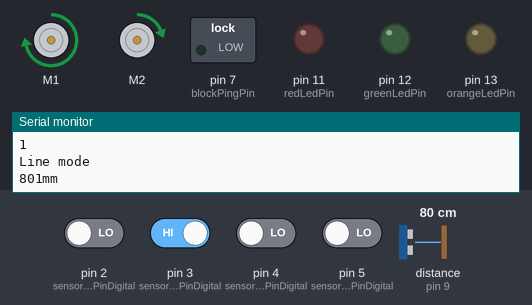
This sketch was run on a simulated Arduino Uno, built with avr-gcc and run on an emulated ATmega328P. On the bench: 2 × DC motor (green arrow = forward, orange = backward, longer = faster), switched loads named in the sketch (green lamp = pin HIGH), output pins drawn as LEDs (lit = HIGH), the last lines printed to the serial monitor. Wiring (inferred from the names in the program): ultrasonic range finder: trigger pin 10; echo pin 9. Inputs (shaded band) come from the test bench; at power-on: pin 3 (sensorRightPinDigital) HIGH, pin 2 (sensorLeftPinDigital), pin 4 (sensorForwardLeftPinDigital), pin 5 (sensorForwardRightPinDigital) LOW, distance to the obstacle (sensor on pin 9) 80 cm. The echo pulse lasts 58.3 µs per cm; pins used as bus, display or sensor lines are not drawn.

Above: at 1.2 s.
1.3 s: pin 4 (sensorForwardLeftPinDigital) driven HIGH
At 2.5 s:
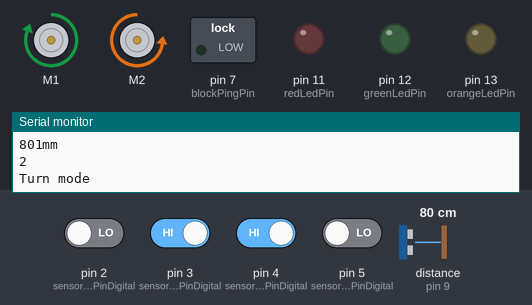
4.3 s: pin 3 (sensorRightPinDigital) driven LOW
5.9 s: pin 2 (sensorLeftPinDigital) driven HIGH
At 8.8 s:
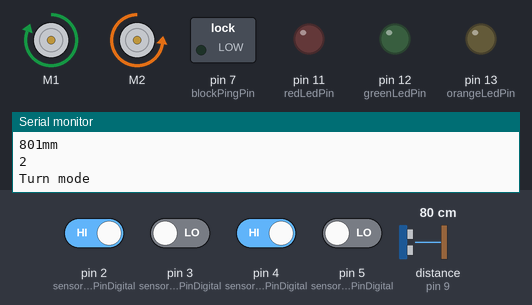
8.9 s: pin 2 (sensorLeftPinDigital) driven LOW
At 9.8 s:
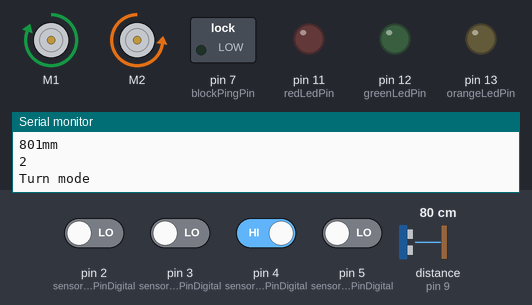
10.4 s: pin 3 (sensorRightPinDigital) driven HIGH
At 12.85 s:
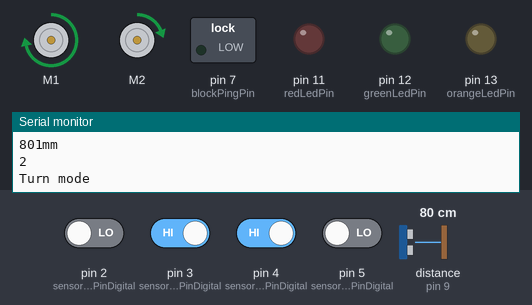
13.4 s: pin 4 (sensorForwardLeftPinDigital) driven LOW
At 14.8 s:
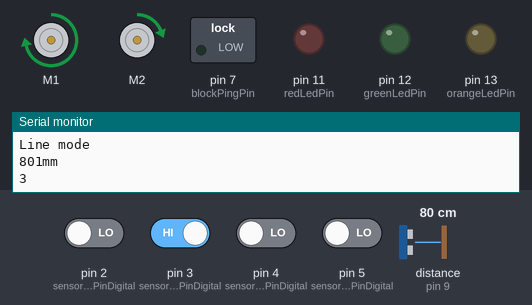
Timing chart, 0 to 16.4 s (numbered marks = the images above; inputs shaded):
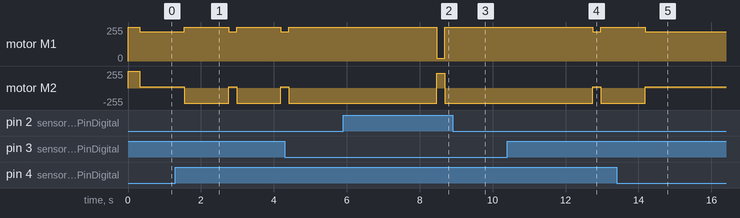

The sketch:

full_loop_counter.ino
```cpp
// WG Created: 4/11/22 Modified: 18/11/22
// testing the line sensors, with four line sensors and a Schmitt Trigger
// Testing the servo
// Adding flashing light

#include <Wire.h>
#include <Adafruit_MotorShield.h>
#include "utility/Adafruit_MS_PWMServoDriver.h"
#include <Servo.h>
Adafruit_MotorShield AFMS = Adafruit_MotorShield();
Adafruit_DCMotor *motorLeft = AFMS.getMotor(1);
Adafruit_DCMotor *motorRight = AFMS.getMotor(2);

// Define all pin numbers (updated for prototype board)
const int sensorLeftPinDigital = 2;
const int sensorRightPinDigital =  3;
const int sensorForwardLeftPinDigital = 4;
const int sensorForwardRightPinDigital = 5;
const int sensorLeftPinAnalog = A0;
const int sensorRightPinAnalog =  A1;
const int sensorForwardLeftPinAnalog = A2;
const int sensorForwardRightPinAnalog = A3;
const int blockReceivePin = 6;
const int blockPingPin = 7;
const int grabberServoPin = 8;
const int tunnelReceivePin = 9;
const int tunnelPingPin = 10;
const int redLedPin = 11;
const int greenLedPin = 12;
const int orangeLedPin = 13;

// Define tunnel driving variables
const int kp = 3;
const int ki = 3;
const int target = 41;
int I, P, prev_I, error;
unsigned long current_time = 0;
unsigned long prev_time = 0;

// Define constants
//const int grabber_closed_position = 80;// degrees
//const int grabber_open_position = 140; // degrees
//const int beacon_flashing_frequency = 2; // Hz

// Initiate variables
bool sensorLeft;
bool sensorRight;
bool sensorForwardLeft;
bool sensorForwardRight;
//bool orangeLedState = 0;
//long last_flash_time;
int pos_counter = 0;

// Servo grabber;  // create servo object to control a servo

long distance_in_millimeters(long microseconds){
   // The speed of sound is 340 m/s or 29 microseconds per centimeter.
   // The ping travels out and back, so to find the distance of the object we
   // take half of the distance travelled.
   return microseconds / 2.9 / 2;
}


void setup() {
  // put your setup code here, to run once:
  Serial.begin(9600);
  pinMode(sensorLeftPinDigital, INPUT);
  pinMode(sensorRightPinDigital, INPUT);
  pinMode(sensorForwardLeftPinDigital, INPUT);
  pinMode(sensorForwardRightPinDigital, INPUT);
  pinMode(sensorLeftPinAnalog, INPUT);
  pinMode(sensorRightPinAnalog, INPUT);
  pinMode(sensorForwardLeftPinAnalog, INPUT);
  pinMode(sensorForwardRightPinAnalog, INPUT);
  pinMode(blockPingPin, OUTPUT);
  pinMode(blockReceivePin, INPUT);
  pinMode(tunnelPingPin, OUTPUT);
  pinMode(tunnelReceivePin, INPUT);
  pinMode(orangeLedPin, OUTPUT);
  digitalWrite(orangeLedPin, LOW);
  pinMode(greenLedPin, OUTPUT);
  digitalWrite(greenLedPin, LOW);
  pinMode(redLedPin, OUTPUT);
  digitalWrite(redLedPin, LOW);
  AFMS.begin();
  motorLeft->setSpeed(200);
  motorRight->setSpeed(200);
  //grabber.attach(grabberServoPin);
}

void loop() {
  // 1 = white, 0 = black
  long pingTime, mm;
  const int med_speed = 160;
  // establish variables for duration of the ping, and the distance result
  // in inches and centimeters:
  // The PING))) is triggered by a HIGH pulse of 2 or more microseconds.
   // Give a short LOW pulse beforehand to ensure a clean HIGH pulse:
   digitalWrite(tunnelPingPin, LOW);
   delayMicroseconds(2);
   digitalWrite(tunnelPingPin, HIGH);
   delayMicroseconds(5);
   digitalWrite(tunnelPingPin, LOW);

   pingTime = pulseIn(tunnelReceivePin, HIGH);

   mm = distance_in_millimeters(pingTime);
   Serial.print(mm);
   Serial.print("mm");
   Serial.println();

   // The same pin is used to read the signal from the PING))): a HIGH pulse
   // whose duration is the time (in microseconds) from the sending of the ping
   // to the reception of its echo off of an object.

  // code for flashing the orange beacon when moving
  /*if (millis() > (last_flash_time + 500/beacon_flashing_frequency)){
    if (orangeLedState == 1){
      digitalWrite(orangeLedPin, LOW);
      orangeLedState = 0;
    }
    else{
      digitalWrite(orangeLedPin, HIGH);
      orangeLedState = 1;
    }
    last_flash_time = millis();
  }
  */
  // Get data from the line sensors - 1 = white
  sensorLeft = digitalRead(sensorLeftPinDigital);
  sensorRight = digitalRead(sensorRightPinDigital);
  sensorForwardLeft = digitalRead(sensorForwardLeftPinDigital);
  sensorForwardRight = digitalRead(sensorForwardRightPinDigital);
  //String outputText = "Left: " + String(sensorLeft) + " Right: " + String(sensorRight) + " Forward Left: " + String(sensorForwardLeft) + " Forward Right: " + String(sensorForwardRight);
  //Serial.println(outputText);
  Serial.println(pos_counter);

  switch(pos_counter){
    case 0:
    // Driving from centre of starting square to edge of starting square
      motorLeft->setSpeed(255);
      motorRight->setSpeed(255);
      motorLeft->run(FORWARD);
      motorRight->run(FORWARD);
      if(sensorLeft || sensorRight || sensorForwardLeft || sensorForwardRight){
        pos_counter += 1;
        delay(300);
      }
      break;
    case 1:
    // Following line to first junction
      if(!sensorLeft && sensorRight){
        Serial.println("Line mode");
        motorLeft->setSpeed(220);
        motorRight->setSpeed(20);
        motorLeft->run(FORWARD);
        motorRight->run(FORWARD);
      }
      else if (!sensorRight && sensorLeft){
        motorLeft->setSpeed(20);
        motorRight->setSpeed(220);
        motorLeft->run(FORWARD);
        motorRight->run(FORWARD);
      }
      else if (sensorLeft && sensorRight) {
        motorLeft->setSpeed(255);
        motorRight->setSpeed(255);
        motorLeft->run(FORWARD);
        motorRight->run(FORWARD);
      }
      if(sensorForwardRight || sensorForwardLeft){
        pos_counter+=1;
      }
      break;
    case 2:
      // First 90 degree right turn
      Serial.println("Turn mode");
      delay(200);
      motorLeft->setSpeed(255);
      motorRight->setSpeed(225);
      motorLeft->run(FORWARD);
      motorRight->run(BACKWARD);
      delay(1200);
      if(sensorLeft || sensorRight){
        pos_counter+= 1;
      }
      break;
    case 3:
      // Following line to second junction
      if(!sensorLeft && sensorRight){
        Serial.println("Line mode");
        motorLeft->setSpeed(220);
        motorRight->setSpeed(20);
        motorLeft->run(FORWARD);
        motorRight->run(FORWARD);
      }
      else if (!sensorRight && sensorLeft){
        motorLeft->setSpeed(20);
        motorRight->setSpeed(220);
        motorLeft->run(FORWARD);
        motorRight->run(FORWARD);
      }
      else if (sensorLeft && sensorRight) {
        motorLeft->setSpeed(255);
        motorRight->setSpeed(255);
        motorLeft->run(FORWARD);
        motorRight->run(FORWARD);
      }
      if(sensorForwardRight || sensorForwardLeft){
        pos_counter-=1;
      }
      break;
    /*if (mm < 180){

      // Controlling motor using ultrasonic sensor
      P = target - mm;
      I = prev_I + P*(current_time-prev_time);
      error = kp*P + ki*I;
      prev_time = current_time;
      prev_I = I;

      double speedLeft = med_speed + error;
      double speedRight = med_speed - error;

      if(speedLeft > 255){
        speedLeft = 255;
      }
      else if(speedLeft < 0){
        speedLeft = 0;
      }
      if(speedRight > 255){
        speedRight = 255;
      }
      else if(speedRight < 0){
        speedRight = 0;
      }

      motorLeft->setSpeed(speedLeft);
      motorRight->setSpeed(speedRight);
    }
    else {
      motorLeft->setSpeed(220);
      motorRight->setSpeed(220);
      motorLeft->run(FORWARD);
      motorRight->run(FORWARD);
    } */
  }
  delay(10);
}


/*
  // Code for opening and closing the grabber
  grabber.write(grabber_open_position);
  delay(2000);
  grabber.write(grabber_closed_position);
  delay(2000);
  */
```

Measured:
- after the input at 1.3 s, motor M1: alternates forward 255/255 for 1.2 s and forward 220/255 for 0.22 s, starting after 0.25 s; motor M2: alternates backward 225/255 for 1.2 s and forward 20/255 for 0.22 s, starting after 0.25 s
- after the input at 5.9 s, motor M1: forward 255/255 → forward 20/255 after 2.6 s, → forward 255/255 0.22 s later; motor M2: backward 225/255 → forward 220/255 after 2.6 s, → backward 225/255 0.22 s later
- after the input at 8.9 s, motor M1: stays forward 255/255 (without the input it goes to forward 20/255 after 1.0 s); motor M2: stays backward 225/255 (without the input it goes to forward 220/255 after 1.0 s)
- after the input at 10.4 s, motor M1: forward 255/255 → forward 220/255 after 2.3 s, → forward 255/255 0.22 s later; motor M2: backward 225/255 → forward 20/255 after 2.3 s, → backward 225/255 0.22 s later
- after the input at 13.4 s, motor M1: goes on until 14.2 s, then stays forward 220/255; motor M2: goes on until 14.2 s, then stays forward 20/255
